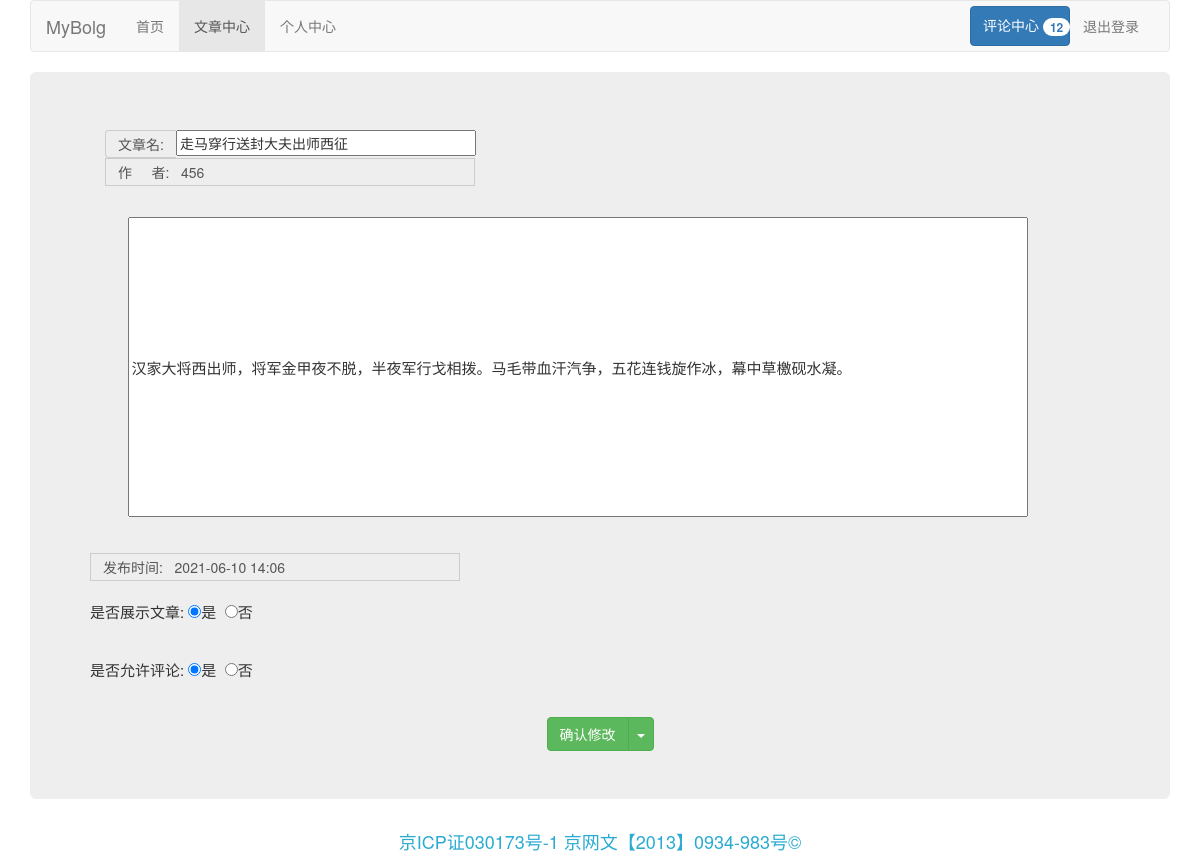
/edit_article/?article_id=13 (signed in), run on the app's committed database.
### blog/models.py (models this page shows, shortened)
class Article(models.Model):
    author = models.ForeignKey(UserProfile, on_delete=models.DO_NOTHING, verbose_name='作者')
    title = models.CharField('标题', max_length=50)
    content = models.TextField('内容') # '<html><body><h1>标题一</h1></body></html>'
    pub_time = models.DateTimeField('创建日期', auto_now=True)
    category = models.ForeignKey(Category, on_delete=models.SET_NULL, verbose_name='类别', null=True, blank=True)
    tag = models.ManyToManyField(Tag, verbose_name='标签')
    visitor = models.IntegerField('访问量', default=0)
    discuss = models.BooleanField('是否允许别人评论', default=True)
    display = models.BooleanField('是否展示自己的文章', default=True)
    class Meta:
        verbose_name_plural = verbose_name = '文章'

class UserProfile(AbstractUser):
    gender = (
        ('male', "男"),
        ('female', "女")
    )
    username = models.CharField(max_length=45, unique=True)
    password = models.CharField(max_length=45)
    email = models.EmailField(unique=True)
    sex = models.CharField(max_length=32, choices=gender, default="male")
    create_time = models.DateTimeField(auto_now_add=True)
    hobby = models.TextField()
    class Meta:
        verbose_name_plural=verbose_name = '用户信息'

### blog/views.py (the view, shortened to what this page needs)
# urls.py: path('edit_article/', views.edit_article),
def edit_article(request):
    if not request.user.is_authenticated:
        return redirect('/login/')
    article_id = request.GET.get("article_id")
    article = models.Article.objects.filter(id=article_id).first()
    models.Article.objects.filter(id=article_id).update(visitor=article.visitor+1)
    user = request.user
    return render(request, "edit_article.html", {'user': user, 'article': article, "current": 'article_list',
                                                 'count': census(request)})

### blog/views.py (called while the page is built)
def census(request):
    user = request.user
    article = models.Article.objects.filter(author=user).all()
    chen = 0
    dan = 0
    for i in article:
        comment = models.Comment.objects.filter(undiscuss=True, article=i).all()
        a = len(comment)
        chen = chen+a
        for c in comment:
            b = len(models.CommentReply.objects.filter(unreply=True, comment=c).all())
            dan = dan+b
    count1 = chen+dan
    return count1

### blog/templates/edit_article.html (shortened to what this page needs)
{% extends "base.html" %}
{% block content %}
    <form method='post'>
       <div class="jumbotron">
           <div class="panel-heading">
                <div class="input-group">
                    <span class="input-group-addon" id="basic-addon3">文章名:</span>
                    <input type="text" name="title" value="{{ article.title }}" style="width: 300px;">
                </div>
               <span class="input-group-addon" id="basic-addon3" style="text-align: left;width: 370px;">作&nbsp;&nbsp;&nbsp;&nbsp;&nbsp;者:&nbsp;&nbsp;&nbsp;{{ user.username }}</span><br>
           </div>
           <p style="font-size: 15px;">
                <input type="text" name="content" value="{{ article.content|safe }}" style=" height: 300px;width: 900px;" placeholder=请输入修改内容 ><br><br>
            </p>
           <span class="input-group-addon" id="basic-addon3" style="text-align: left;width: 370px;">发布时间:&nbsp;&nbsp;&nbsp;{{ article.pub_time| date:"Y-m-d H:m" }}</span><br>
           <p style="font-size: 15px;">
                是否展示文章:
                <input type="radio" checked="checked" name="display" value="True"  />是&nbsp;&nbsp;<input id="no" type="radio" name="display" value="False"/>否<br><br>
            </p>
           <p style="font-size: 15px;">
                是否允许评论:
                <input type="radio" checked="checked" name="discuss" value="True"  />是&nbsp;&nbsp;<input id="no" type="radio" name="discuss" value="False"/>否<br><br>
            </p>
            <div style="text-align: center;">
                <div class="btn-group">
                    <button  class="btn btn-success" type="submit">确认修改</button>
                    <button type="button" class="btn btn-success dropdown-toggle" data-toggle="dropdown" aria-haspopup="true" aria-expanded="false">
                    <span class="caret"></span>
                    </button>
                </div>
            </div>
           </div>
    </form>
{% endblock %}

### data on the page
Article: title "走马穿行送封大夫出师西征", content "汉家大将西出师，将军金甲夜不脱，半夜军行戈相拨。马毛带血汗汽争，五花连钱旋作冰，幕中草檄砚水凝。", pub_time "2021-06-10 14:06"
UserProfile: username "456"

### other printed values
{{ count }} "12"
